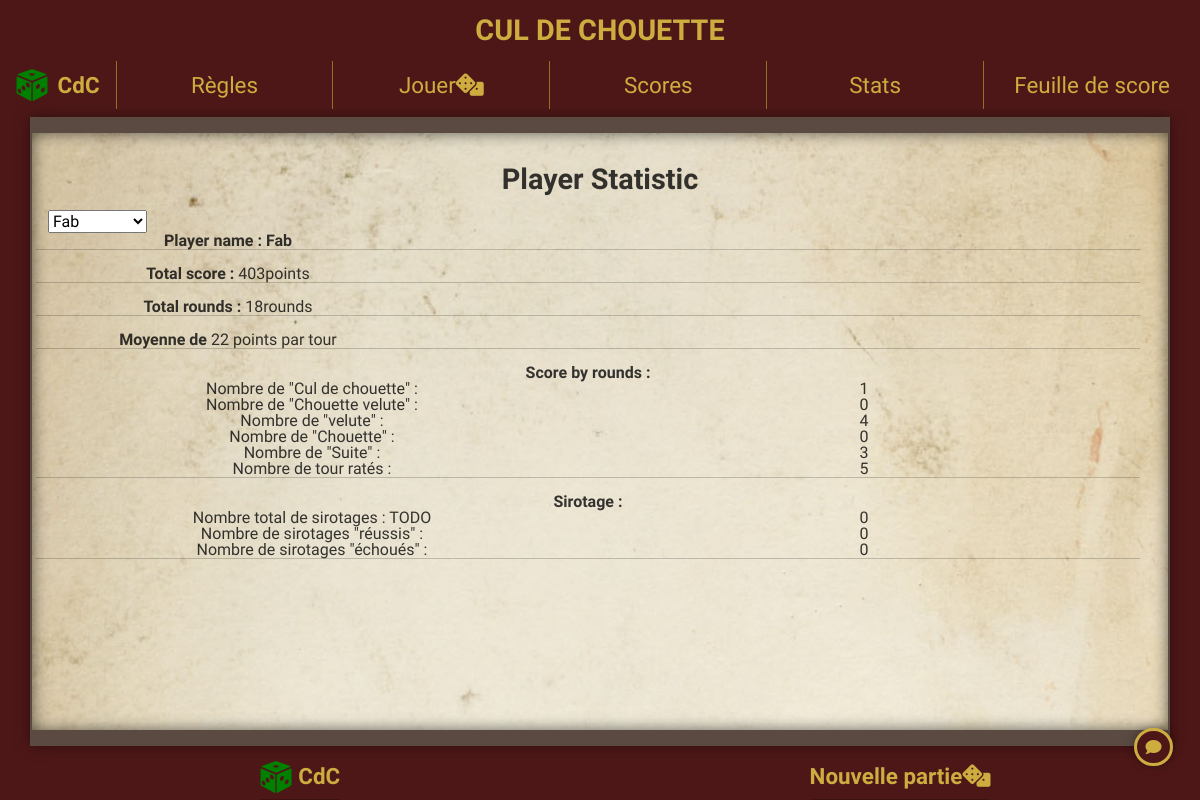
Page /index.php?page=stats&player=Fab on the committed database.
### tables this page shows
CREATE TABLE `cdc_player_stats` (
  `id` int(10) NOT NULL AUTO_INCREMENT,
  `player` varchar(64) NOT NULL,
  `score` int(10) NOT NULL,
  `figstats` varchar(128) NOT NULL,
  `rounds` int(10) NOT NULL,
  `siropstats` varchar(128) NOT NULL,
  PRIMARY KEY (`id`)
);

### public/inc/datadb.php (called while the page is built, shortened)
<?php
function connectToDb()
{
    $dsn = 'mysql:dbname=cul_de_chouette_doc;host=localhost;charset=UTF8mb4';
    $user = 'explorateur';
    $password = 'Ereul9Aeng';
    $pdoInFunction = new PDO(
        $dsn,
        $user,
        $password,
        array(PDO::ATTR_ERRMODE => PDO::ERRMODE_WARNING),
    );
    return $pdoInFunction;
};
$pdo = connectToDb();
if (isset($_POST['playerName'])) {
    $playerName = $_POST['playerName'];
} elseif (isset($_GET['player'])) {
    $playerName = $_GET['player'];
} else {
    $playerName = 'Select';
};
if (isset($playerName)) {
    $totalFigStatsTab = [];
    $totalSiropStatsTab = [];
}
$sqlPlayerStats = "
    SELECT *
    FROM `cdc_player_stats`
    WHERE `player`='" . $playerName . "'
    ";
    $pdoPlayerStatsStatement = $pdo->query($sqlPlayerStats);
    $PlayerStats = $pdoPlayerStatsStatement->fetchAll(PDO::FETCH_ASSOC);

### public/inc/templates/stats.tpl.php (the view, shortened to what this page needs)
<article class="container article">
    <h1 class="col-12">Player Statistic</h1>
    <form name="form">
        <select name="<?= $playerName; ?>" id="player-select" onChange="parent.window.location=this.value" >
            <option value='' selected="selected" id="selected"><?= $playerName ?></option>
        </select>
    </form>
    <div class="row">
        <ul class="col-12 row">
                <li>
                    <div class="col-4"><span>Player name :
                        <?= $PlayerStats[0]['player']; ?></span>
                    </div>
                </li>
                <hr>
                <li>
                    <div class="col-4"><span>Total score :</span>
                        <?= $PlayerStats[0]['score']; ?>points
                    </div>
                </li>
                <hr>
                <li>
                    <div class="col-4"><span>Total rounds :</span>
                        <?= $PlayerStats[0]['rounds']; ?>rounds
                    </div>
                </li>
                <hr>
                <li>
                    <div class="col-4"><span>Moyenne de </span>
                        <?php if(!($PlayerStats[0]['score']==0)) {
                            echo intval($PlayerStats[0]['score'] / $PlayerStats[0]['rounds']) . ' ';
                        } else { echo '- ';} ?>points par tour
                    </div>
                </li>
                <hr>
                <li>
                    <div class="row"><span>Score by rounds :</span>
                        <ul class="col-6">
                            <li>Nombre de "Cul de chouette" :</li>
                            <li>Nombre de "Chouette velute" :</li>
                            <li>Nombre de "velute" :</li>
                            <li>Nombre de "Chouette" :</li>
                            <li>Nombre de "Suite" :</li>
                            <li>Nombre de tour ratés :</li>
                        </ul>
                        <ul class="col-6"> <?php
                        foreach($totalFigStatsTab as $figure) {
                            echo '<li>';
                            echo $figure;
                            echo '</li>';
                            }; ?>
                        </ul>
                    </div>
                </li>
                <hr>
                <li>
                    <div class="row"><span>Sirotage :</span>
                    <ul class="col-6">
                        <li>Nombre total de sirotages : <?= "TODO" ?></li>
                        <li>Nombre de sirotages "réussis" :</li>
                        <li>Nombre de sirotages "échoués" :</li>
                    </ul>
                    <ul class="col-6"> <?php
                        foreach($totalSiropStatsTab as $sirop) {
                            echo '<li>';
                            echo $sirop;
                            echo '</li>';
                            }; ?> </ul>
                    </div>
                </li>
                <hr>
        </ul>
    </div>
</article>

### public/assets/css/style.css (style rules this page uses)
:root { --main-bg-color: rgb(78, 23, 23); --main-font-color: rgb(206, 173, 64); --border-color: rgb(73, 62, 56); --border-color2: rgb(143, 114, 35); --text-shadow-color: 0px 0px 9px rgba(0, 0, 0, 0.75); --header-height: 115px; --footer-height: 48px; }
body { font-family: Arial, Helvetica, sans-serif; font-size: 1rem; background-color: var(--main-bg-color); font-family: 'MedievalSharp', cursive; text-shadow: var(--text-shadow); padding: 0; margin: 0; min-width: 300px; min-height: 100vh; max-width: 100vw; display: flex; flex-direction: column; overflow: auto; }
ul { margin: 0; padding: 0; }
.article { background-image: url(../img/background_paper.jpg); background-size: cover; box-shadow: 0px 0px 15px rgba(0, 0, 0, 0.397), 0px 0px 15px rgba(0, 0, 0, 0.603) inset; border-top: solid 1rem rgb(90, 74, 66); border-bottom: solid 1rem rgb(90, 74, 66); border-left: solid 2px rgb(90, 74, 66); border-right: solid 2px rgb(90, 74, 66); padding: 1rem 1rem; margin: 0.5rem auto; color: rgba(0, 0, 0, 0.781); min-height: calc(100% - var(--header-height) - var(--footer-height) - 1rem); flex-grow: 1; }
.article h1 { color: rgba(0, 0, 0, 0.781) }
h1 { margin: 0; padding: 1rem; text-align: center; font-size: 1.8em; font-weight: bolder; color: var(--main-font-color); justify-content: center; }
ul p, li { text-align: center; }
li span { font-weight: bolder; }

### public/assets/css/scores-sheet.css (style rules this page uses)
article { position: relative; }

### rows in the picture
cdc_player_stats: player "Fab", score "403", rounds "18", $PlayerStats[0]['score'] / $PlayerStats[0]['rounds'] "22"

### other values in the picture
$figure "1"
$figure "0"
$figure "4"
$figure "3"
$figure "5"
$sirop "0"
form field value "Fab"
